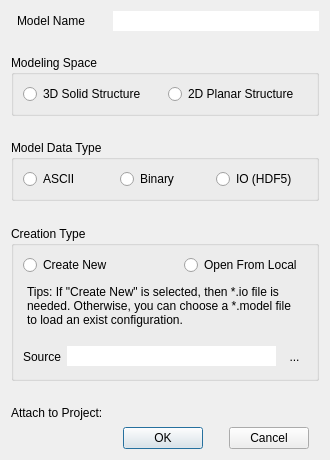
<?xml version="1.0" encoding="UTF-8"?>
<ui version="4.0">
 <class>Model</class>
 <widget class="QDialog" name="Model">
  <property name="geometry">
   <rect>
    <x>0</x>
    <y>0</y>
    <width>330</width>
    <height>460</height>
   </rect>
  </property>
  <property name="minimumSize">
   <size>
    <width>330</width>
    <height>460</height>
   </size>
  </property>
  <property name="maximumSize">
   <size>
    <width>330</width>
    <height>460</height>
   </size>
  </property>
  <property name="windowTitle">
   <string>Create Model</string>
  </property>
  <property name="windowIcon">
   <iconset resource="icons.qrc">
    <normaloff>:/icons/model.png</normaloff>:/icons/model.png</iconset>
  </property>
  <layout class="QVBoxLayout" name="verticalLayout_2">
   <item>
    <layout class="QHBoxLayout" name="horizontalLayout_3">
     <property name="leftMargin">
      <number>6</number>
     </property>
     <property name="rightMargin">
      <number>0</number>
     </property>
     <item>
      <widget class="QLabel" name="label_2">
       <property name="minimumSize">
        <size>
         <width>90</width>
         <height>0</height>
        </size>
       </property>
       <property name="maximumSize">
        <size>
         <width>90</width>
         <height>16777215</height>
        </size>
       </property>
       <property name="text">
        <string>Model Name</string>
       </property>
      </widget>
     </item>
     <item>
      <widget class="QLineEdit" name="name">
       <property name="frame">
        <bool>false</bool>
       </property>
      </widget>
     </item>
    </layout>
   </item>
   <item>
    <spacer name="verticalSpacer">
     <property name="orientation">
      <enum>Qt::Vertical</enum>
     </property>
     <property name="sizeHint" stdset="0">
      <size>
       <width>20</width>
       <height>40</height>
      </size>
     </property>
    </spacer>
   </item>
   <item>
    <widget class="QGroupBox" name="groupBox">
     <property name="title">
      <string>Modeling Space</string>
     </property>
     <property name="flat">
      <bool>false</bool>
     </property>
     <layout class="QHBoxLayout" name="horizontalLayout_2">
      <item>
       <widget class="QRadioButton" name="model3d">
        <property name="text">
         <string>3D Solid Structure</string>
        </property>
       </widget>
      </item>
      <item>
       <widget class="QRadioButton" name="model2d">
        <property name="text">
         <string>2D Planar Structure</string>
        </property>
       </widget>
      </item>
     </layout>
    </widget>
   </item>
   <item>
    <spacer name="verticalSpacer_2">
     <property name="orientation">
      <enum>Qt::Vertical</enum>
     </property>
     <property name="sizeHint" stdset="0">
      <size>
       <width>20</width>
       <height>40</height>
      </size>
     </property>
    </spacer>
   </item>
   <item>
    <widget class="QGroupBox" name="groupBox_3">
     <property name="title">
      <string>Model Data Type</string>
     </property>
     <layout class="QHBoxLayout" name="horizontalLayout_7">
      <item>
       <widget class="QRadioButton" name="useAscii">
        <property name="text">
         <string>ASCII</string>
        </property>
       </widget>
      </item>
      <item>
       <widget class="QRadioButton" name="useBin">
        <property name="text">
         <string>Binary</string>
        </property>
       </widget>
      </item>
      <item>
       <widget class="QRadioButton" name="useHdf5">
        <property name="text">
         <string>IO (HDF5)</string>
        </property>
       </widget>
      </item>
     </layout>
    </widget>
   </item>
   <item>
    <spacer name="verticalSpacer_3">
     <property name="orientation">
      <enum>Qt::Vertical</enum>
     </property>
     <property name="sizeHint" stdset="0">
      <size>
       <width>20</width>
       <height>40</height>
      </size>
     </property>
    </spacer>
   </item>
   <item>
    <widget class="QGroupBox" name="groupBox_2">
     <property name="title">
      <string>Creation Type</string>
     </property>
     <layout class="QVBoxLayout" name="verticalLayout">
      <item>
       <layout class="QHBoxLayout" name="horizontalLayout_6">
        <item>
         <widget class="QRadioButton" name="useNew">
          <property name="minimumSize">
           <size>
            <width>90</width>
            <height>20</height>
           </size>
          </property>
          <property name="maximumSize">
           <size>
            <width>90</width>
            <height>16777215</height>
           </size>
          </property>
          <property name="text">
           <string>Create New</string>
          </property>
          <property name="iconSize">
           <size>
            <width>20</width>
            <height>20</height>
           </size>
          </property>
         </widget>
        </item>
        <item>
         <spacer name="horizontalSpacer_4">
          <property name="orientation">
           <enum>Qt::Horizontal</enum>
          </property>
          <property name="sizeHint" stdset="0">
           <size>
            <width>40</width>
            <height>20</height>
           </size>
          </property>
         </spacer>
        </item>
        <item>
         <widget class="QRadioButton" name="useOld">
          <property name="minimumSize">
           <size>
            <width>123</width>
            <height>0</height>
           </size>
          </property>
          <property name="maximumSize">
           <size>
            <width>123</width>
            <height>16777215</height>
           </size>
          </property>
          <property name="text">
           <string>Open From Local</string>
          </property>
         </widget>
        </item>
       </layout>
      </item>
      <item>
       <widget class="QTextBrowser" name="textBrowser">
        <property name="maximumSize">
         <size>
          <width>16777215</width>
          <height>57</height>
         </size>
        </property>
        <property name="styleSheet">
         <string notr="true">background-color: transparent;</string>
        </property>
        <property name="frameShape">
         <enum>QFrame::NoFrame</enum>
        </property>
        <property name="frameShadow">
         <enum>QFrame::Plain</enum>
        </property>
        <property name="html">
         <string>&lt;!DOCTYPE HTML PUBLIC &quot;-//W3C//DTD HTML 4.0//EN&quot; &quot;http://www.w3.org/TR/REC-html40/strict.dtd&quot;&gt;
&lt;html&gt;&lt;head&gt;&lt;meta name=&quot;qrichtext&quot; content=&quot;1&quot; /&gt;&lt;meta charset=&quot;utf-8&quot; /&gt;&lt;style type=&quot;text/css&quot;&gt;
p, li { white-space: pre-wrap; }
hr { height: 1px; border-width: 0; }
li.unchecked::marker { content: &quot;\2610&quot;; }
li.checked::marker { content: &quot;\2612&quot;; }
&lt;/style&gt;&lt;/head&gt;&lt;body style=&quot; font-family:'Noto Sans'; font-size:10pt; font-weight:400; font-style:normal;&quot;&gt;
&lt;p style=&quot; margin-top:0px; margin-bottom:0px; margin-left:0px; margin-right:0px; -qt-block-indent:0; text-indent:0px;&quot;&gt;&lt;span style=&quot; font-family:'Microsoft YaHei UI'; font-size:9pt; color:#000000;&quot;&gt;Tips: If &amp;quot;Create New&amp;quot; is selected, then *.io file is needed. Otherwise, you can choose a *.model file to load an exist configuration.&lt;/span&gt;&lt;/p&gt;&lt;/body&gt;&lt;/html&gt;</string>
        </property>
       </widget>
      </item>
      <item>
       <layout class="QHBoxLayout" name="horizontalLayout">
        <item>
         <widget class="QLabel" name="label_3">
          <property name="text">
           <string>Source</string>
          </property>
         </widget>
        </item>
        <item>
         <widget class="QLineEdit" name="source">
          <property name="frame">
           <bool>false</bool>
          </property>
         </widget>
        </item>
        <item>
         <widget class="QToolButton" name="btnOpen">
          <property name="minimumSize">
           <size>
            <width>25</width>
            <height>25</height>
           </size>
          </property>
          <property name="maximumSize">
           <size>
            <width>25</width>
            <height>25</height>
           </size>
          </property>
          <property name="text">
           <string>...</string>
          </property>
          <property name="icon">
           <iconset resource="icons.qrc">
            <normaloff>:/icons/open-full.png</normaloff>:/icons/open-full.png</iconset>
          </property>
          <property name="iconSize">
           <size>
            <width>30</width>
            <height>30</height>
           </size>
          </property>
          <property name="shortcut">
           <string>2, 0, Enter</string>
          </property>
          <property name="autoRaise">
           <bool>true</bool>
          </property>
         </widget>
        </item>
       </layout>
      </item>
     </layout>
    </widget>
   </item>
   <item>
    <spacer name="verticalSpacer_4">
     <property name="orientation">
      <enum>Qt::Vertical</enum>
     </property>
     <property name="sizeHint" stdset="0">
      <size>
       <width>20</width>
       <height>40</height>
      </size>
     </property>
    </spacer>
   </item>
   <item>
    <layout class="QHBoxLayout" name="horizontalLayout_4">
     <item>
      <widget class="QLabel" name="label">
       <property name="minimumSize">
        <size>
         <width>105</width>
         <height>0</height>
        </size>
       </property>
       <property name="maximumSize">
        <size>
         <width>105</width>
         <height>16777215</height>
        </size>
       </property>
       <property name="text">
        <string>Attach to Project:</string>
       </property>
      </widget>
     </item>
     <item>
      <widget class="QLineEdit" name="project">
       <property name="styleSheet">
        <string notr="true">background-color: transparent;</string>
       </property>
       <property name="frame">
        <bool>false</bool>
       </property>
      </widget>
     </item>
    </layout>
   </item>
   <item>
    <layout class="QHBoxLayout" name="horizontalLayout_5">
     <item>
      <spacer name="horizontalSpacer">
       <property name="orientation">
        <enum>Qt::Horizontal</enum>
       </property>
       <property name="sizeHint" stdset="0">
        <size>
         <width>40</width>
         <height>20</height>
        </size>
       </property>
      </spacer>
     </item>
     <item>
      <widget class="QPushButton" name="btnOk">
       <property name="text">
        <string>OK</string>
       </property>
      </widget>
     </item>
     <item>
      <spacer name="horizontalSpacer_3">
       <property name="orientation">
        <enum>Qt::Horizontal</enum>
       </property>
       <property name="sizeType">
        <enum>QSizePolicy::Fixed</enum>
       </property>
       <property name="sizeHint" stdset="0">
        <size>
         <width>20</width>
         <height>20</height>
        </size>
       </property>
      </spacer>
     </item>
     <item>
      <widget class="QPushButton" name="btnCancel">
       <property name="text">
        <string>Cancel</string>
       </property>
      </widget>
     </item>
     <item>
      <spacer name="horizontalSpacer_2">
       <property name="orientation">
        <enum>Qt::Horizontal</enum>
       </property>
       <property name="sizeType">
        <enum>QSizePolicy::Fixed</enum>
       </property>
       <property name="sizeHint" stdset="0">
        <size>
         <width>10</width>
         <height>20</height>
        </size>
       </property>
      </spacer>
     </item>
    </layout>
   </item>
  </layout>
 </widget>
 <resources>
  <include location="icons.qrc"/>
 </resources>
 <connections/>
</ui>
